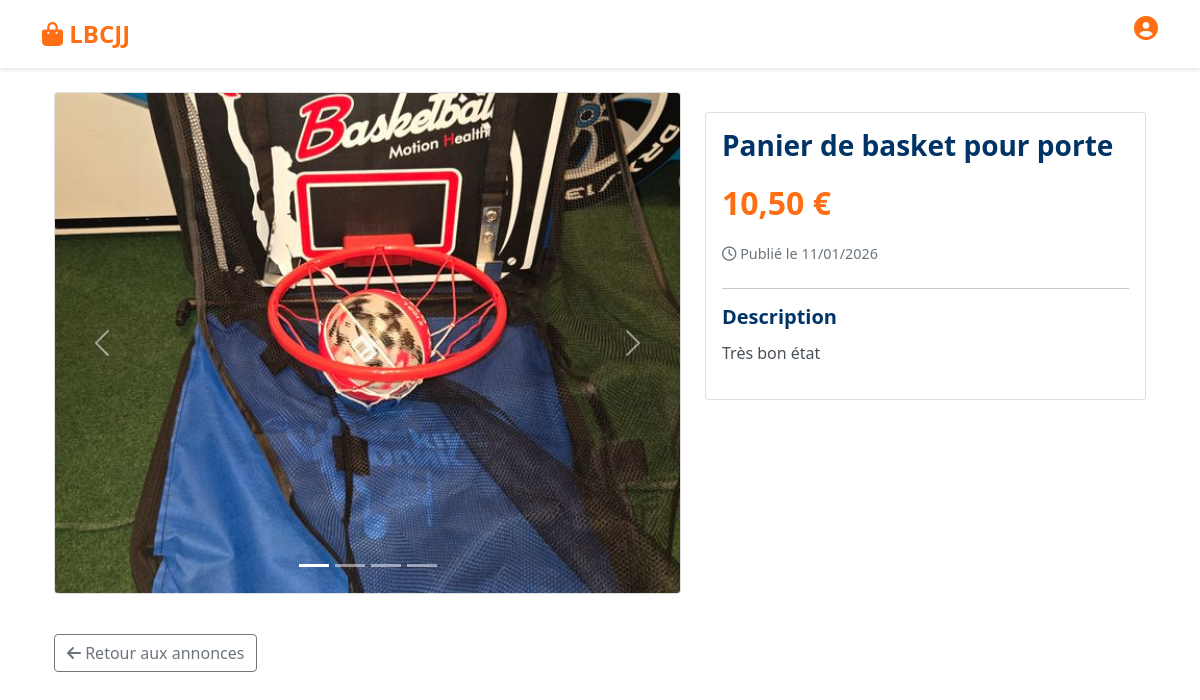
Page /index.php?action=voirAnnonce&id=3 on the committed database.
### tables this page shows
CREATE TABLE `image` (
  `ID_IMAGE` int NOT NULL,
  `ID_ANNONCE` int NOT NULL,
  `chemin_image` varchar(255) NOT NULL,
  `ordre` int DEFAULT '1'
);

CREATE TABLE `annonce` (
  `ID_ANNONCE` int NOT NULL,
  `TITRE_ANNONCE` varchar(50) NOT NULL,
  `DESCRIPTION` text,
  `PRIX` decimal(15,2) NOT NULL,
  `DATE_` date NOT NULL,
  `ID_USER` int NOT NULL
);

### Controleur/Controleur.php (called while the page is built, shortened)
<?php
require_once 'Modele/Modele.php';
function voirAnnonceController()
{
    $id = $_GET['id'] ?? null;
    $annonce = getAnnonceById($id);
    $images = getImagesByAnnonceId($id);
    require __DIR__ . '/../Vue/gabarit.php';
}

### Modele/Modele.php (called while the page is built, shortened)
<?php
function getBdd()
{
    $bdd = new PDO(
        'mysql:host=localhost:3306;dbname=lbcjj;charset=utf8',
        'root',
        '',
        array(PDO::ATTR_ERRMODE => PDO::ERRMODE_EXCEPTION)
    );
    return $bdd;
}
function getAnnonceById($id_annonce)
{
    $bdd = getBdd();
    $req = $bdd->prepare('SELECT * FROM annonce WHERE ID_ANNONCE = ?');
    $req->execute(array($id_annonce));
    return $req->fetch(PDO::FETCH_ASSOC);
}
function getImagesByAnnonceId($id_annonce)
{
    $bdd = getBdd();
    $req = $bdd->prepare('SELECT * FROM image WHERE ID_ANNONCE = ?');
    $req->execute(array($id_annonce));
    return $req->fetchAll(PDO::FETCH_ASSOC);
}

### Vue/annonce_detail.php (the view, shortened to what this page needs)
<div class="container mt-4 mb-5">
    <div class="row">
        <div class="col-lg-7 mb-4">
            <div class="card detail-annonce-images">
                <?php if (empty($images)): ?>
                    <div class="placeholder-image">
                        <i class="fas fa-image fa-5x text-muted"></i>
                        <p class="mt-3 text-muted">Aucune image disponible</p>
                    </div>
                <?php else: ?>
                    <div id="carouselImages" class="carousel slide" data-bs-ride="carousel">
                        <div class="carousel-indicators">
                            <?php foreach ($images as $index => $img): ?>
                                <button type="button" data-bs-target="#carouselImages"
                                    data-bs-slide-to="<?= $index ?>"
                                    class="<?= $index === 0 ? 'active' : '' ?>">
                                </button>
                            <?php endforeach; ?>
                        </div>
                        <div class="carousel-inner">
                            <?php foreach ($images as $index => $img): ?>
                                <div class="carousel-item <?= $index === 0 ? 'active' : '' ?>">
                                    <img src="ressources/imagesAnnonces/<?= htmlspecialchars($img['chemin_image']) ?>"
                                        class="d-block w-100"
                                        alt="<?= htmlspecialchars($annonce['TITRE_ANNONCE']) ?>">
                                </div>
                            <?php endforeach; ?>
                        </div>
                        <button class="carousel-control-prev" type="button" data-bs-target="#carouselImages" data-bs-slide="prev">
                            <span class="carousel-control-prev-icon"></span>
                        </button>
                        <button class="carousel-control-next" type="button" data-bs-target="#carouselImages" data-bs-slide="next">
                            <span class="carousel-control-next-icon"></span>
                        </button>
                    </div>
                <?php endif; ?>
            </div>
        </div>
        <div class="col-lg-5">
            <div class="card detail-annonce-info">
                <div class="card-body">
                    <h1 class="detail-titre"><?= htmlspecialchars($annonce['TITRE_ANNONCE'] ?? '') ?></h1>
                    <div class="detail-prix-container">
                        <span class="detail-prix"><?= number_format($annonce['PRIX'] ?? 0, 2, ',', ' ') ?> €</span>
                    </div>
                    <div class="detail-date mb-4">
                        <i class="far fa-clock"></i>
                        Publié le <?= date('d/m/Y', strtotime($annonce['DATE_'])) ?>
                    </div>
                    <hr>
                    <h5 class="detail-section-titre">Description</h5>
                    <p class="detail-description"><?= nl2br(htmlspecialchars($annonce['DESCRIPTION'] ?? 'Aucune description')) ?></p>
                </div>
            </div>
        </div>
    </div>
    <div class="mt-3">
        <a href="index.php" class="btn btn-outline-secondary">
            <i class="fas fa-arrow-left"></i> Retour aux annonces
        </a>
    </div>
</div>

### styles/style.css (style rules this page uses)
:root { --couleur-orange-principale: #ff6e14; --couleur-bleu-fonce: #003366; }
body { font-family: 'Segoe UI', Tahoma, Geneva, Verdana, sans-serif; background-color: #f7f7f7; }
.detail-annonce-images { border: 1px solid #e0e0e0; border-radius: 8px; overflow: hidden; background: white; }
.detail-annonce-images .carousel-item { height: 500px; }
.detail-annonce-images .carousel-item img { width: 100%; height: 100%; object-fit: cover; }
.detail-annonce-info { border: 1px solid #e0e0e0; border-radius: 8px; background: white; position: sticky; top: 20px; }
.detail-titre { font-size: 1.75rem; font-weight: bold; color: var(--couleur-bleu-fonce); margin-bottom: 1rem; }
.detail-prix-container { margin-bottom: 1rem; }
.detail-prix { font-size: 2rem; font-weight: bold; color: var(--couleur-orange-principale); }
.detail-date { color: #6c757d; font-size: 0.9rem; }
.detail-section-titre { font-weight: 600; color: var(--couleur-bleu-fonce); margin-bottom: 0.75rem; }
.detail-description { color: #495057; line-height: 1.6; }

### rows in the picture
image: chemin_image (picture)
annonce: TITRE_ANNONCE "Panier de basket pour porte", PRIX "10,50", DATE_ "11/01/2026", DESCRIPTION "Très bon état"
